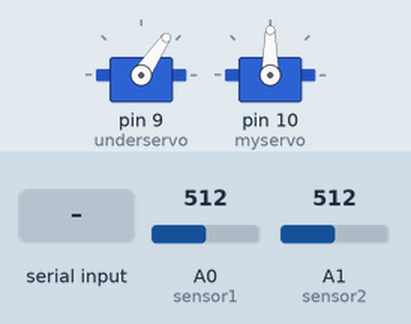
Simulated run of this sketch. Board: Arduino Uno, built with avr-gcc and run on an emulated ATmega328P. Shown: 2 × servo. The inputs (shaded band) are chosen by the test bench; at power-on: A0 (sensor1) = 512, A1 (sensor2) = 512.

Above: at 5.2 s.
5.3 s: A0 (sensor1) set to 391
At 8.5 s:
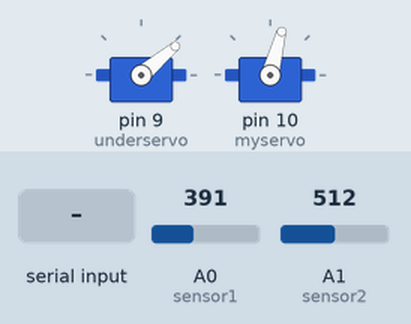
11.5 s: A0 (sensor1) set to 363
At 17.9 s:
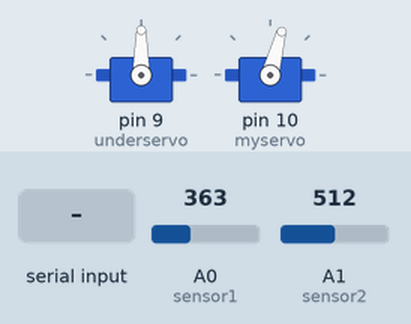
18.1 s: "1" received over Serial
27.7 s: A1 (sensor2) set to 394
37.3 s: A1 (sensor2) set to 366
At 44.2 s:
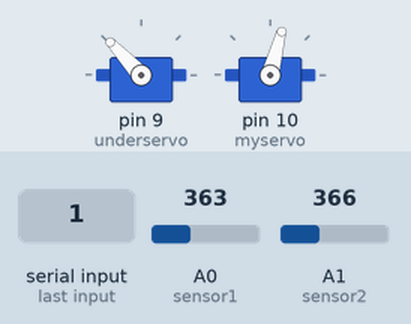
44.4 s: A1 (sensor2) set to 511
At 47.14 s:
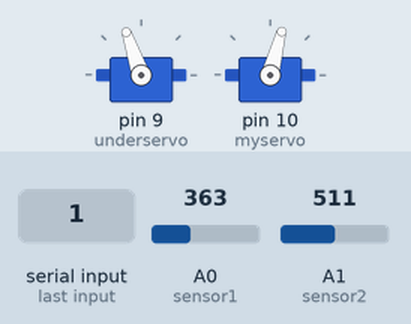
Timing chart, 0 to 55.0 s (numbered marks = the images above; inputs shaded):
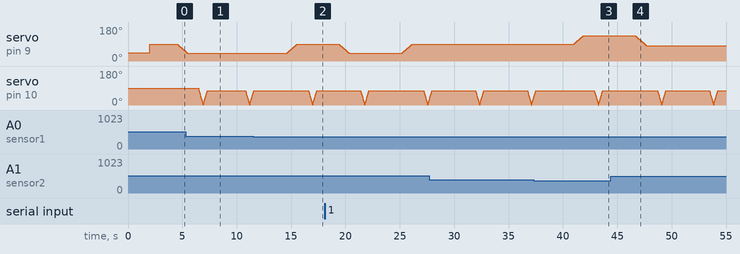

Measured:
- the behaviour switches between 381 and 380 on A0 (sensor1) (found by bisection; images 1 and 2)
- the behaviour switches between 381 and 380 on A1 (sensor2) (found by bisection; images 2 and 3)
- after the input at 11.5 s, servo on pin 9 (underservo): moves from 40° to 90° over 0.98 s, starting after 3.1 s
- after the input at 37.3 s, servo on pin 9 (underservo): moves from 90° to 133° over 0.84 s, starting after 3.7 s
- after the input at 44.4 s, servo on pin 9 (underservo): moves from 133° to 82° over 1.0 s, starting after 2.3 s

The sketch:

servomotor.ino
```cpp
#include <Servo.h> //서보 라이브러리를 불러옵니다.

Servo myservo;  // 향수 서보를 제어할 서보 오브젝트를 만듭니다.
Servo underservo;  // 아래 서보를 제어할 서보 오브젝트를 만듭니다.

int pos = 0;     // 서보 위치를 저장할 변수를 선언합니다.
int underpos = 0; //아래 서보모터 각도
int st = 0; // 위 서보 모터 각도 지정 값 75~0 이동

/* 적외선 거리 센서는 4~30cm 확인이 가능한 센서 이용 ( 모델명 : Sharp GP2Y0A41SKOF ) */
#define sensor1 A0 // 적외선 센서 1
#define sensor2 A1  // 적외선 센서 2
#define sensor3 A2  // 적외선 센서 3

int firstPoint = 40; // 1번 위치
int secondPoint = 90; // 2번 위치
int thirdPoint = 133; // 3번 위치

int distance1 = 0; // 1번 적외선 센서 거리 측정 값
int distance2 = 0; // 2번 적외선 센서 거리 측정 값
int distance3 = 0; // 3번 적외선 센서 거리 측정 값

void setup()
{
  Serial.begin(9600);
  underservo.attach(9);  // 아래 서보 모터 연결
  myservo.attach(10);  // 위에 서보 모터 연결
  startUnderMotor(); // 아래 서보 모터 초기 값 맞추기
  delay(2000); // 2초 지연
  closeMotor(); // 서보 모터 연결 해제 함수
}


void loop()
{
  checkDistance(); // 적외선 센서를 통한 거리 확인 함수
  if (Serial.available()) // 시리얼 통신 유무 확인
  {
    char ch = Serial.read();
   if( ch >= '1' && ch <='3')
   {
    underMotor(ch);
   }
  }
}
```

distance_method.ino
```cpp
int checkDistance() // 거리 체크 함수
{
  int count = 0;
  if(light1() == true)
  {
     underMotor('1');
  }
  else if(light2() == true)
  {
     underMotor('2');
  }
  else if(light3() == true)
  {
     underMotor('3');
  }
  else
  {

  }
}
boolean light1() // 1번 적외선 센서 거리 값 측정
{

  boolean check = false;

  float volts = analogRead(sensor1) * 0.0048828125;

  distance1 = 13 * pow(volts, -1);

  delay(500);

  if(distance1 <= 6)
  {
    check = true;
  }

  return check;
}

boolean light2() // 2번 적외선 센서 거리 값 측정
{

  boolean check = false;

  float volts = analogRead(sensor2) * 0.0048828125;

  distance2 = 13 * pow(volts, -1);

  delay(500);

  if(distance2 <= 6)
  {
    check = true;
  }

  return check;
}

boolean light3() // 3번 적외선 센서 거리 값 측정
{
  boolean check = false;

  float volts = analogRead(sensor3) * 0.0048828125;

  distance3 = 13 * pow(volts, -1);

  delay(500);

  if(distance3 <= 6)
  {
    check = true;
  }

  return check;

}
```

servo_method.ino
```cpp
void moveMotor() // 향수를 뿌리는 서보 모터 각도 조절 함수
{
  attachMyservo(); // 위 서보 모터 attach
  for(pos = 75; pos >= st; pos -= 1)  // 75 -> 0 각도로 서보 모터 이동
  {
    myservo.write(pos);              // pos각도로 서보 모터 이동
    delay(5);
  }
  for(pos = st; pos <= 75; pos += 1)  // 0 -> 75 서보 모터 이동
  {
    myservo.write(pos);
    delay(5);
  }
}

void underMotor(char ch) // 판을 이동 시키는 서보 모터 함수
{
  attachUnderservo(); // 아래 서보 모터 attach
  if(ch=='1') // 1번 위치로
  {
    if(underpos != firstPoint) // 1번 위치가 아닐 경우 for문을 통한 각도 조절
    {
      for( ; underpos >= firstPoint; underpos -= 1)
      {
        underservo.write(underpos);
        delay(20);
      }
      underpos= firstPoint;
    }
  }
  if(ch=='2') // 2번 위치
  {
    attachUnderservo();
    if(underpos == firstPoint) // 아래 서보 모터가 1번 위치인 경우 for문을 통해 2번 위치까지 서보 각도 조절
    {
      for(; underpos <= secondPoint; underpos += 1)
      {
        underservo.write(underpos);
        delay(20);
      }
      underpos = secondPoint;
    }
    else if(underpos == thirdPoint) // 아래 서보 모터가 2번 위치인 경우 for문을 통해 2번 위치까지 서보 각도 조절
    {
      for( ; underpos >= 82; underpos -= 1)
      {
        underservo.write(underpos);
        delay(20);
      }
      underpos = secondPoint;
    }

  }
  if(ch =='3') // 3번 위치
  {
    if(underpos!=thirdPoint) // 서보 모터가 3번 위치가 아닌 경우 3번 위치까지 서보 모터 각도 조절
    {
      for( ; underpos <= thirdPoint; underpos += 1)
      {
        underservo.write(underpos);
        delay(20);
      }
      underpos = thirdPoint;
    }
  }
  delay(1000);
  moveMotor();
  delay(2000);
  closeMotor(); // 서보 모터 연결 해제( 2개다 )
}

void attachUnderservo() // 아래 서보 모터 연결
{
  underservo.attach(9);  // 아래 서보 모터 연결
  if(myservo.attached()) // 위 서보 모터 연결 확인 연결 되어 있는 경우 서보 모터 연결 해제
  {
    myservo.detach();
  }
}

void attachMyservo() // 위 서보 모터 연결
{
  myservo.attach(10);  // 위 서보 모터 연결
  if(underservo.attached()) // 아래 서보 모터 연결 확인 연결 되어 있는 경우 서보 모터 연결 해제
  {
  underservo.detach();
  }
}

void startUnderMotor() // 프로그램 시작시 각각의 서보 모터 각도 조절
{
  attachUnderservo();
  underservo.write(45);
  delay(2000);
  underservo.write(90);
  underpos = 90;
}

void closeMotor()// 서보 모터 두개 연결 해제
{

  if(underservo.attached())
    underservo.detach();
  if(myservo.attached())
    myservo.detach();

}
```
